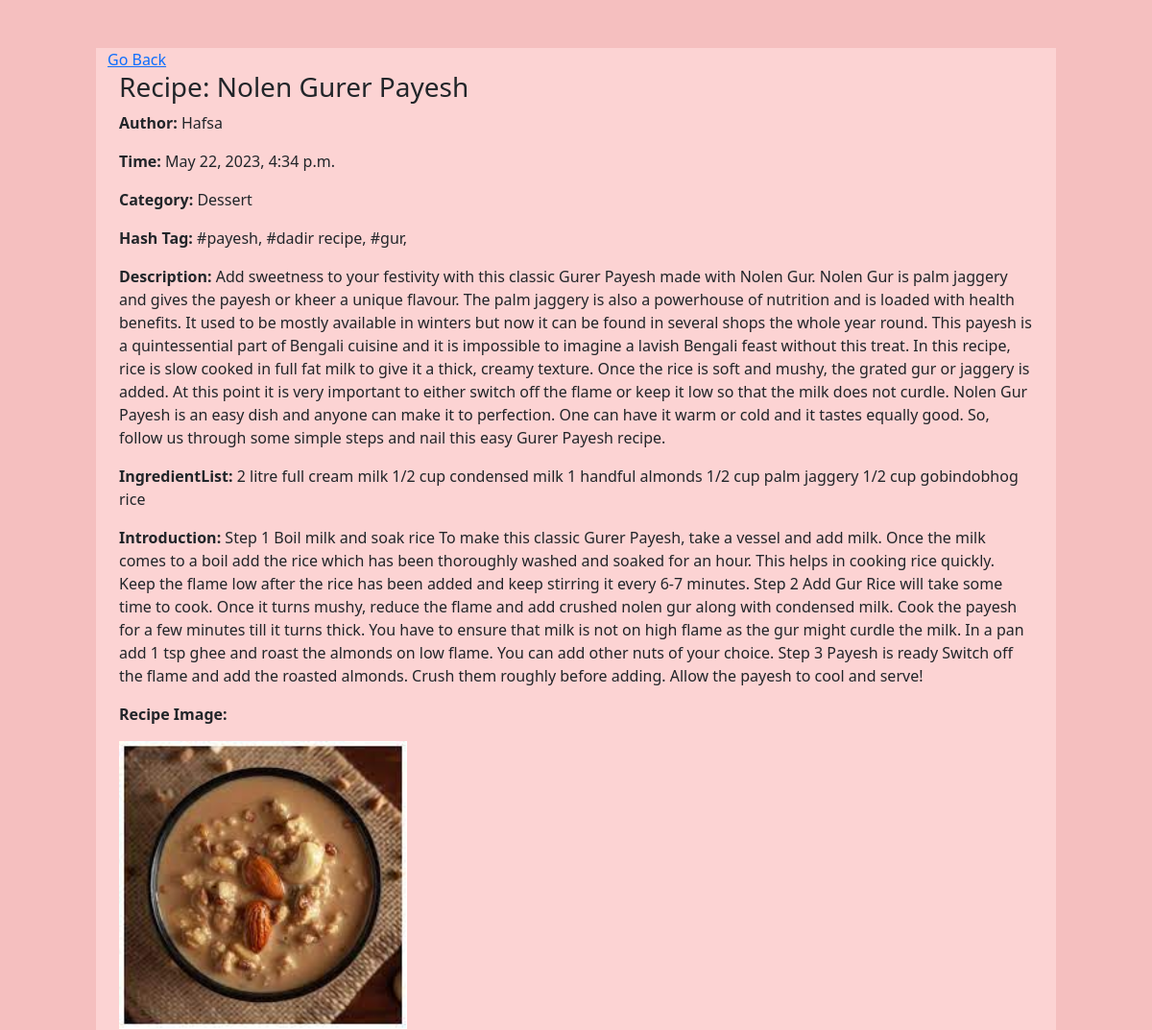
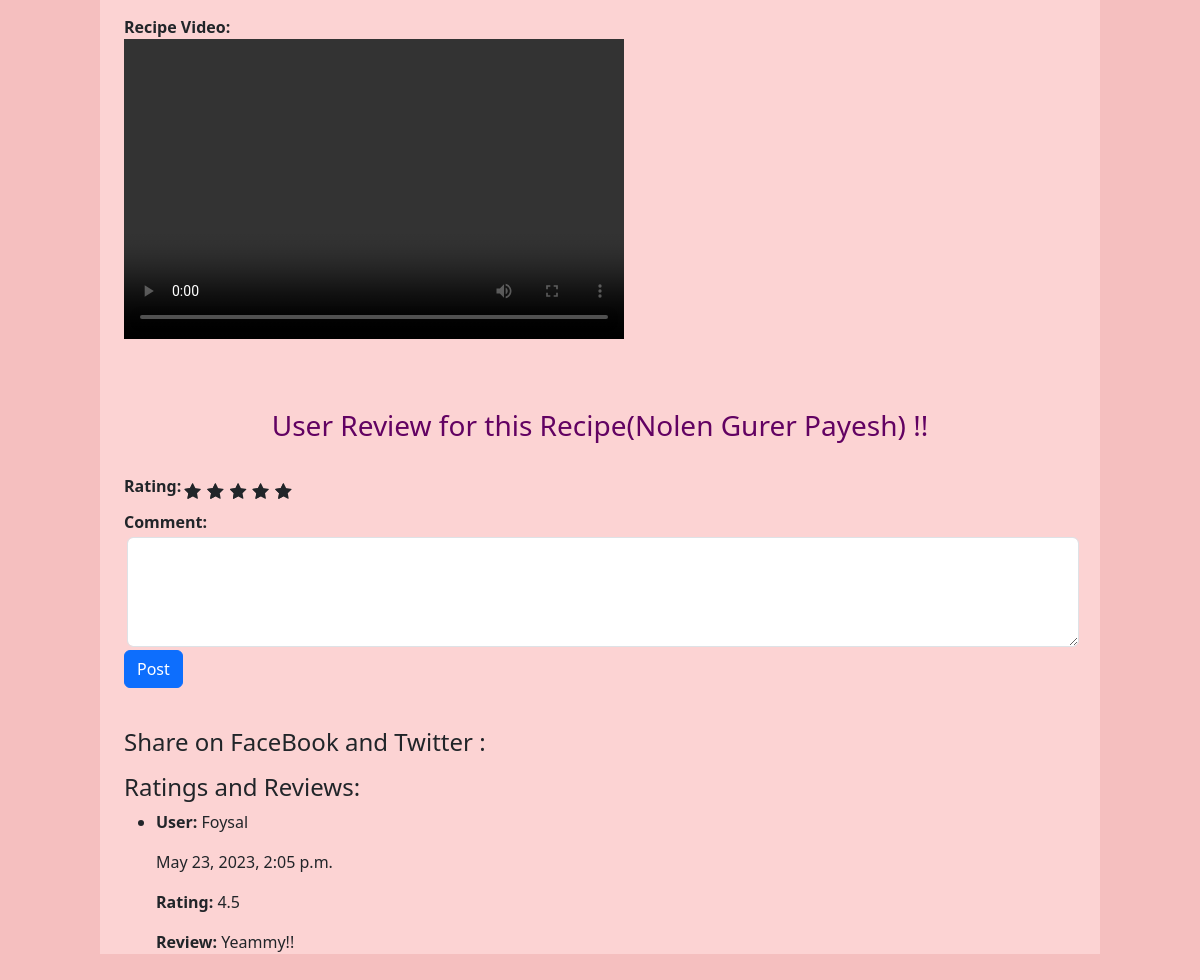
Page /recipe/1/ on the committed database (2 pictures, top to bottom).
### DjangoRecipeApp/models.py (models this page shows, shortened)
class RecipeDetails(models.Model):
    user = models.ForeignKey(User, on_delete=models.CASCADE,default=None)
    title = models.CharField(max_length=200)
    category = models.ManyToManyField(Category_Tag)
    description = models.TextField(null=True, blank=True)
    ingredientList = models.TextField(default='Item1')
    introduction = models.TextField(default='Take a bowl.')
    image = models.ImageField(upload_to='images/',null=True,blank=True)
    video = models.FileField(upload_to='videos/', null=True, verbose_name="Video",blank=True)
    createdTime = models.DateTimeField(auto_now_add=True)
    tags = TaggableManager(blank=True)
    class Meta:
        ordering = ['createdTime']

class Category_Tag(models.Model):
  name = models.CharField(max_length=60)

class ReviewRating(models.Model):
    user = models.ForeignKey(User, on_delete=models.CASCADE,default=None)
    title = models.ForeignKey(RecipeDetails,on_delete=models.CASCADE)
    rating = models.FloatField()
    review = models.TextField(max_length=500, blank=True)
    created_review = models.DateTimeField(auto_now_add=True)
    updated_review = models.DateTimeField(auto_now=True)

### DjangoRecipeApp/views.py (the view, shortened to what this page needs)
# urls.py: path('recipe/<int:pk>/', Recipe_Details.as_view(), name='Recipe_Details'),
class Recipe_Details( DetailView):
    model = RecipeDetails
    context_object_name = "Recipe"
    template_name = 'DjangoRecipeApp/recipe_details.html'
    def get_context_data(self, **kwargs):
        context = super().get_context_data(**kwargs)
        recipe = self.object
        context['categories'] = self.object.category.all()  # Access the categories related to the recipe
        context['comment'] = recipe.reviewrating_set.all()  # Ratings related to the recipe
        return context

### DjangoRecipeApp/templates/DjangoRecipeApp/recipe_details.html (shortened to what this page needs)
<!DOCTYPE html>
{% extends 'DjangoRecipeApp/main.html' %}
{% load social_share %}
    {% load static %}
    {% block content %}
    <a href="{% url 'Recipe_List' %}">Go Back</a>
    <div class="container">
        <h3>Recipe: {{Recipe.title}}</h3>
        <p><Strong>Author:</Strong> {{Recipe.user}}</p>
        <p><Strong>Time: </Strong>{{Recipe.createdTime}}</p>
        <p><strong>Category:</strong>
            {% for category in categories %}
                {{ category.name }}
            {% endfor %}
        </p>
        <p><Strong>Hash Tag: </Strong>
            {% if Recipe.tags.all %}
                {% for tag in Recipe.tags.all %}
                    #{{tag}},
                {% endfor %}
            {% else %}
                No tag added!
            {% endif %}
        </p>
        <p><Strong>Description:</Strong>
            {% if Recipe.description %}
                {{Recipe.description}}
            {% else %}
                 !!
            {% endif %}
        </p>
        <p><Strong>IngredientList:</Strong> {{Recipe.ingredientList}}</p>
        <p><Strong>Introduction: </Strong>{{Recipe.introduction}}</p>
        <p><Strong>Recipe Image:</Strong></p>
        <p>
            {% if Recipe.image %}
            <img src="{{ Recipe.image.url }}" alt="Recipe Image" width="300">
            {% else %}
                No image added!
            {% endif %}
        </p>
        <p><Strong>Recipe Video:</Strong><br>
            {% if Recipe.video %}
            <video width="500" height="300" controls>
            <source src="{{ Recipe.video.url }}" type="video/mp4">
            </video>
            {% else %}
                No video added!
            {% endif %}
        </p>
        <br><br>
        <h3 style="text-align: center; color: #620262">User Review for this Recipe({{Recipe.title}}) !!</h3>
        {% if request.user != Recipe.user %}
        <br>
        <form method="POST" enctype="multipart/form-data">
            <div class="rate"><Strong>Rating: </Strong>
                <input type="radio" id="10_star" name="rating" value="5" required><label for="10_star" title="5"></label>
                <input type="radio" id="8_star" name="rating" value="4" required><label for="8_star" title="4"></label>
                <input type="radio" id="6_star" name="rating" value="3" required><label for="6_star" title="3"></label>
                <input type="radio" id="4_star" name="rating" value="2" required><label for="4_star" title="2"></label>
                <input type="radio" id="2_star" name="rating" value="1" required><label for="2_star" title="1"></label>
           </div>
            <br>
            <p><Strong>Comment:</Strong><br>
                <textarea style="margin: 3px" name="review" class="form-control" value="" rows="4" cols="30"></textarea>
                <input type="submit" class="btn btn-primary" value="Post">
            </p>
        </form>
        {% endif %}
        <br>
        <h4>Share on FaceBook and Twitter :</h4>
    <h4>Ratings and Reviews:</h4>
    {% if comment %}
        <ul>
            {% for x in comment %}
                <li>
                    <p><strong>User:</strong> {{ x.user }}</p>
                    <p>{{ x.created_review }}</p>
                    <p><strong>Rating:</strong> {{ x.rating }}</p>
                    <p><strong>Review:</strong> {{ x.review }}</p>
                </li>
            {% endfor %}
        </ul>
    {% else %}
        <p>No ratings and reviews available.</p>
    {% endif %}
    </div>
    {% endblock content %}

### DjangoRecipeApp/templates/DjangoRecipeApp/main.html (shortened to what this page needs)
{% load static %}
<!DOCTYPE html>
<html lang="en">
<head>
    <link href="https://cdn.jsdelivr.net/npm/bootstrap@5.3.0-alpha3/dist/css/bootstrap.min.css" rel="stylesheet">
    <link rel="stylesheet" href="{% static 'myStyle.css' %}">
    <link rel="stylesheet" href="{% static 'custom.css' %}">
    <link rel="stylesheet" href="https://cdnjs.cloudflare.com/ajax/libs/font-awesome/4.7.0/css/font-awesome.min.css">
</head>
<body>
    <div class="container">
      {% block content %}
      {% endblock content %}
    </div>
</body>
</html>

### DjangoRecipeApp/static/myStyle.css (style rules this page uses)
body { background: #f5bfbf; padding: 50px; }
.container { max-width: 1000px; margin: auto; background-color: #fcd3d3; }

### DjangoRecipeApp/static/custom.css (style rules this page uses)
.rate { display: inline-block; border: 0; }
.rate > label { float: right; }
.rate > label:before { display: inline-block; font-size: 1.1rem; font-family: FontAwesome; content: "\f005"; margin: 0; padding: 0.3rem .2rem; cursor: pointer; }

### rows in the picture
RecipeDetails: title "Nolen Gurer Payesh", user "Hafsa", createdTime "May 22, 2023, 4:34 p.m.", description "Add sweetness to your festivity with this classic Gurer Payesh made with Nolen Gur. Nolen Gur is palm jaggery and gives the payesh or kheer a unique flavour. The palm jaggery is also a powerhouse of nutrition and is loaded with health benefits. It used to be mostly available in winters but now it can be found in several shops the whole year round. This payesh is a quintessential part of Bengali cuisine and it is impossible to imagine a lavish Bengali feast without this treat. In this recipe, rice is slow cooked in full fat milk to give it a thick, creamy texture. Once the rice is soft and mushy, the grated gur or jaggery is added. At this point it is very important to either switch off the…", ingredientList "2 litre full cream milk 1/2 cup condensed milk 1 handful almonds 1/2 cup palm jaggery 1/2 cup gobindobhog rice", introduction "Step 1 Boil milk and soak rice To make this classic Gurer Payesh, take a vessel and add milk. Once the milk comes to a boil add the rice which has been thoroughly washed and soaked for an hour. This helps in cooking rice quickly. Keep the flame low after the rice has been added and keep stirring it every 6-7 minutes. Step 2 Add Gur Rice will take some time to cook. Once it turns mushy, reduce the flame and add crushed nolen gur along with condensed milk. Cook the payesh for a few minutes till it turns thick. You have to ensure that milk is not on high flame as the gur might curdle the milk. In a pan add 1 tsp ghee and roast the almonds on low flame. You can add other nuts of your choice.…", image (picture)
Category_Tag: name "Dessert"
Tag: name "payesh"
Tag: name "dadir recipe"
Tag: name "gur"
ReviewRating: user "Foysal", created_review "May 23, 2023, 2:05 p.m.", rating "4.5", review "Yeammy!!"
